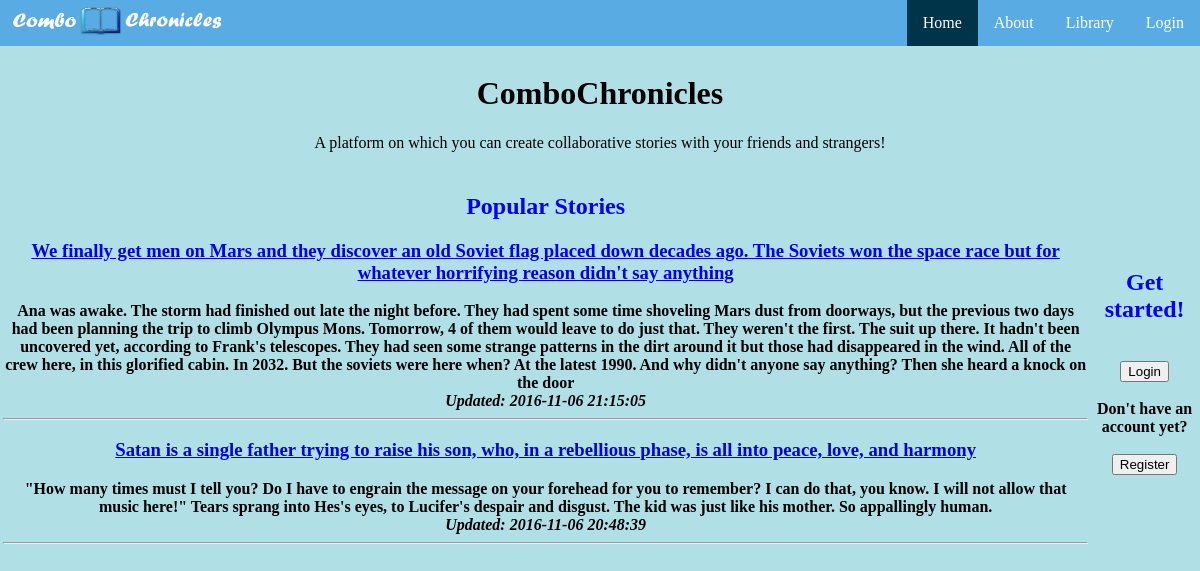
The page / on the database its author committed.
### tables this page shows
CREATE TABLE stories (storyid INTEGER PRIMARY KEY, title TEXT NOT NULL);

CREATE TABLE entries (storyid INTEGER, content TEXT NOT NULL, entryID INTEGER PRIMARY KEY autoincrement, contributor TEXT NOT NULL, timestamp TEXT NOT NULL);

### app.py (the view)
@app.route("/", methods = ['POST','GET'])
def new():
	return render_template('home.html', title = "ComboChronicles", titles_stories = zip(functions.menuStories(10)[0], functions.menuStories(10)[1], functions.menuStories(10)[2], functions.menuStories(10)[3]))

### functions.py (called while the page is built)
def returnNumEntries(storyid):
	db = sql.connect(STORIES)
	c = db.cursor()
	count = 0
	data = c.execute("SELECT * FROM entries WHERE entries.storyid = ?" , (storyid,))
	for row in data:
		count+=1
	return count

def returnLatest(numStories):
	db = sql.connect(STORIES)
	c = db.cursor()
	data = c.execute("SELECT DISTINCT storyid FROM entries ORDER BY entries.entryID DESC LIMIT ?" , (numStories,))
	stories = []
	for item in data:
		stories.append(item[0])
	return stories

def menuStories(numStories):
	db = sql.connect(STORIES)
	c = db.cursor()
	latestStories = returnLatest(numStories)
	latestEntries = []
	latestTitles = []
	latestTimes = []
	for story in latestStories:
		if returnNumEntries(story) < 10:
			data = c.execute("SELECT * FROM entries WHERE entries.storyid == ? ORDER BY entryID DESC" , (story,))
			entry = data.fetchone()
			if entry:
				latestEntries.append(entry[1]) #Entry[1] = content
				latestTimes.append(entry[4])
			data = c.execute("SELECT * FROM stories WHERE stories.storyid == ?" , (story,))
			entry = data.fetchone()
			if entry:
				latestTitles.append(entry[1]) #Entry[1] = title
	return (latestTitles, latestStories, latestEntries,latestTimes,)

### templates/home.html (shortened to what this page needs)
{% extends "index.html" %}
{% block homeact %}class="active"{% endblock %}
{% block content %}
	<center><h1>ComboChronicles</h1></center>
	{% if 'username' not in session %}
		<center>
		A platform on which you can create collaborative stories with your friends and strangers!
		</center>
		<table style="width:100%", id="frontcols">
		<tr>
			<th>
			<center>
			<div class = "feed_wrapper">
			<h2>Popular Stories</h2>
			{% for title,id,content,time in titles_stories %}
			<a href = "{{url_for ('login')}}"><h3>{{title}}</h3></a>
			{{content}}
			<br>
			<i>Updated: {{time}}</i>
			<hr>
			{% endfor %}
			</div>
			</center>
			</th>
			<th>
				<div class = "start_wrapper">
				<h2>Get started!</h2>
				<br>
				<form action="/login/" method="POST">
				  <input type = "submit" name = "log" value = "Login">
				  <br>
				  <br>
				  Don't have an account yet?
				  <br>
				  <br>
				  <input type = "submit" name = "reg" value = "Register">
				  <br>
				</form>
				</div>
			</th>
		</tr>
		<br>
	{% endif %}
{% endblock %}

### templates/index.html (shortened to what this page needs)
<!DOCTYPE html>
<html>
	<head>
		<link type="text/css" rel="stylesheet" href="{{ url_for('static', filename='stylesheets/index.css') }}" />
	</head>
	<body>
		<ul>
			{% if 'username' not in session %}
			<li><a {% block loginact %}{% endblock %} href="/login">Login</a></li>
			{% endif %}
			<li><a {% block libact %}{% endblock %} href="/library">Library</a></li>
			{% if 'username' not in session %}
			<li><a {% block abact %}{% endblock %} href="/about">About</a></li>
			{% endif %}
			<li><a {% block homeact %}{% endblock %} href="/">Home</a></li>
			<li style="float:left"><img src="/static/img/bluebook.png" alt="ComboChronicles" height="40" width="225"></li>
		</ul>
		<br>
		<br>
		<br>
		{% block content %}
		{% endblock %}
	</body>
</html>

### static/stylesheets/index.css (style rules this page uses)
body { margin:0; background-color: powderblue; }
ul { list-style-type: none; margin: 0; padding: 0; overflow: hidden; background-color: #59ABE3; position: fixed; top: 0; width: 100%; }
h2 { color: blue; }
li { float: right; }
li a { display: block; color: white; text-align: center; padding: 14px 16px; text-decoration: none; }
.active { background-color: #003449; }

### rows shown on the page
stories: titles_stories "We finally get men on Mars and they discover an old Soviet flag placed down decades ago. The Soviets won the space race but for whatever horrifying reason didn't say anything"
entries: titles_stories "Ana was awake. The storm had finished out late the night before. They had spent some time shoveling Mars dust from doorways, but the previous two days had been planning the trip to climb Olympus Mons. Tomorrow, 4 of them would leave to do just that. They weren't the first. The suit up there. It hadn't been uncovered yet, according to Frank's telescopes. They had seen some strange patterns in the dirt around it but those had disappeared in the wind. All of the crew here, in this glorified cabin. In 2032. But the soviets were here when? At the latest 1990. And why didn't anyone say anything? Then she heard a knock on the door", titles_stories "2016-11-06 21:15:05"
stories: titles_stories "Satan is a single father trying to raise his son, who, in a rebellious phase, is all into peace, love, and harmony"
entries: titles_stories "\"How many times must I tell you? Do I have to engrain the message on your forehead for you to remember? I can do that, you know. I will not allow that music here!\" Tears sprang into Hes's eyes, to Lucifer's despair and disgust. The kid was just like his mother. So appallingly human.", titles_stories "2016-11-06 20:48:39"
